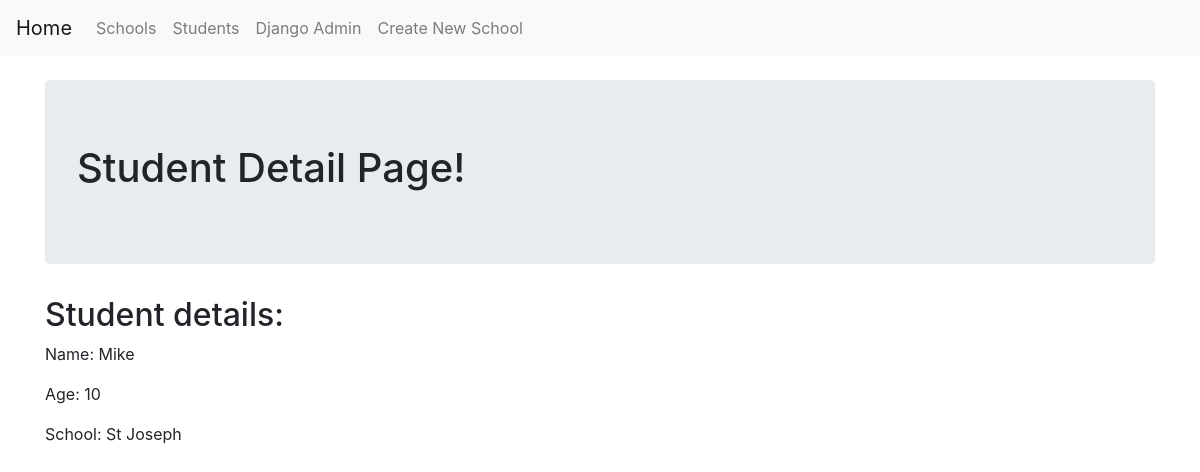
Screenshot of /sdetail/1/ with the database file from the repository.
### basic_app/models.py (models this page shows, shortened)
class Student(models.Model):
    name = models.CharField(max_length=256)
    age = models.PositiveIntegerField()
    school = models.ForeignKey(School, related_name='students', on_delete=models.CASCADE)

class School(models.Model):
    name = models.CharField(max_length=256)
    principal = models.CharField(max_length=256)
    location = models.CharField(max_length=256)
    def __str__(self):
        return self.name

### basic_app/views.py (the view)
# urls.py: path("sdetail/<int:pk>/",views.StudentDetailView.as_view(), name='studentdetail'),
class StudentDetailView(DetailView):
    context_object_name = 'student_detail'
    model = models.Student
    template_name = 'basic_app/student_detail.html'

### basic_app/templates/basic_app/student_detail.html
{% extends 'basic_app/base.html' %}
{% block body_block %}
  <div class="jumbotron">
    <h1>Student Detail Page!</h1>
  </div>
  <h2>Student details:</h2>
  <p>Name: {{student_detail.name}}</p>
  <p>Age: {{student_detail.age}}</p>
  <p>School: {{student_detail.school}}</p>
{% endblock %}

### rows the page displays
Student: name "Mike", age "10", school "St Joseph"
